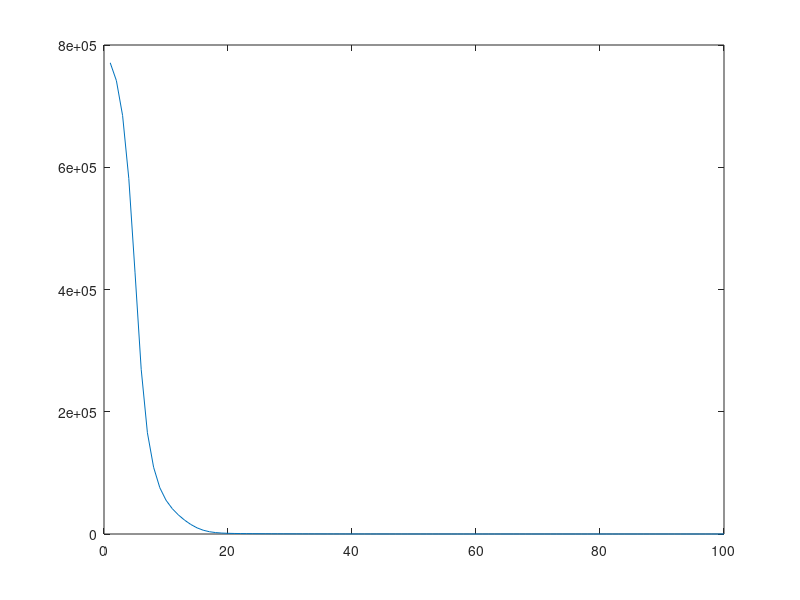

The MATLAB script that drew this image:
% generate some random U vectors
numOfTrueLatentFactors = 5;
numOfUsers = 10;
numOfItems = 20;

% we generate random values for trueU and trueM
trueU = 10*rand(numOfTrueLatentFactors, numOfUsers);
trueM = 10*rand(numOfTrueLatentFactors, numOfItems);

trainRatingsRatio = 0.1;
testRatingsRatio = 0.01;

trainTrueR = zeros(numOfUsers, numOfItems);
testTrueR = zeros(numOfUsers, numOfItems);

for i=1:numOfUsers
    for j=1:numOfItems
        generatedNumber = rand();
        if (generatedNumber < trainRatingsRatio)
            trainTrueR(i, j) = trueU(:, i)' * trueM(:, j);
        else
            if (generatedNumber < (trainRatingsRatio + testRatingsRatio))
                testTrueR(i, j) = trueU(:, i)' * trueM(:, j);
            end
        end
    end
end

for i=1:numOfUsers
    makeChange = 1;
    for j=1:numOfItems
        if (trainTrueR(i, j) > 0)
            makeChange = 0;
            break;
        end
    end
    if (makeChange == 1)
        selected = floor(rand()*numOfItems) + 1;
        %[selected, numOfItems]
        trainTrueR(i, selected) = trueU(:, i)' * trueM(:, selected);
    end
end

for j=1:numOfItems
    makeChange = 1;
    for i=1:numOfUsers
        if (trainTrueR(i, j) > 0)
            makeChange = 0;
            break;
        end
    end
    if (makeChange == 1)
        selected = floor(rand()*numOfUsers) + 1;
        %[selected, numOfUsers]
        trainTrueR(selected, j) = trueU(:, selected)' * trueM(:, j);
    end
end

% we define the number of iterations
numOfLatentFactors = 5;

% we initialize our solution by random
U = rand(numOfLatentFactors, numOfUsers);
M = rand(numOfLatentFactors, numOfItems);

% we make a new matrix where we put 1 if there is rating and 0 if there is
% no ranking
I = zeros(numOfUsers, numOfItems);
for i=1:numOfUsers
    for j=1:numOfItems
        if (trainTrueR(i, j) > 0)
            I(i, j) = 1;
        end
    end
end

numOfRatingsPerUser = zeros(numOfUsers, 1);
numOfRatingsPerItem = zeros(numOfItems, 1);

for i=1:numOfUsers
    numOfRatingsPerUser(i) = sum(I(i, :));
end

for j=1:numOfItems
    numOfRatingsPerItem(j) = sum(I(:, j));
end


% let's calculate RMSE
rmse = 0;
for i=1:numOfUsers
    sumUser = 0;
    for j=1:numOfItems
        if (I(i, j) == 1)
            prediction = U(:, i)' * M(:, j);
            sumUser = sumUser + (prediction - trainTrueR(i, j)) * (prediction - trainTrueR(i, j));
            rmse = rmse + (prediction - trainTrueR(i, j)) * (prediction - trainTrueR(i, j));
        end
    end
    %fprintf('SUM USER: %f\n', sumUser);
end
    
fprintf('%f\n', rmse);

rmse = 0;
for i=1:numOfUsers
    %predictionError = trainTrueR(i, :) - (U(:, i)' * M) * diag(I(i, :) * eye(numOfItems));
    %rmse = rmse + predictionError * predictionError';
    
    Ri = trainTrueR(i, :);
    Ui = U(:, i);
    dg = diag(I(i, :) * eye(numOfItems));
    rmse = rmse + (Ri - Ui'*M*dg)*(Ri - Ui'*M*dg)';
    %rmse = rmse + Ri*Ri' - Ri*dg*M'*Ui - Ui'*M*dg*Ri'+Ui'*M*dg*dg*M'*Ui;
end

fprintf('%f\n', rmse);

rmse = 0;
for j=1:numOfItems
    
    Rj = trainTrueR(:, j);
    Mj = M(:, j);
    dg = diag(I(:, j)'*eye(numOfUsers));
    %rmse = rmse + (Rj' - Mj'*U*dg)*(Rj' - Mj'*U*dg)';
    rmse = rmse + Rj'*Rj - Rj'*dg*U'*Mj-Mj'*U*dg*Rj+Mj'*U*dg*dg*U'*Mj;
end

fprintf('%f\n', rmse);

% U
% M

alpha = 0.001;
numOfIterations = 100;
lambda = 0.001;

rmsePlot = zeros(numOfIterations, 1);

for iteration=1:numOfIterations
    fprintf('Iteration %d\n', iteration);
    
    newU = zeros(numOfLatentFactors, numOfUsers);
    
    % for each user
    for i=1:numOfUsers
        Ri = trainTrueR(i, :);
        Ui = U(:, i);
        dg = diag(I(i, :) * eye(numOfItems));
        ni = sum(I(i, :));
        g = -M * dg * Ri' + (M * dg * dg * M' + ni * lambda * eye(numOfLatentFactors)) * Ui;
        newU(:, i) = U(:, i) - alpha * g;
    end
    
    newM = zeros(numOfLatentFactors, numOfItems);
    
    for j=1:numOfItems
        Rj = trainTrueR(:, j);
        Mj = M(:, j);
        dg = diag(I(:, j)'*eye(numOfUsers));
        nj = sum(I(:, j));
        g = -U * dg * Rj + (U * dg * dg * U' + nj * lambda * eye(numOfLatentFactors)) * Mj;
        newM(:, j) = M(:, j) - alpha * g;
    end
    
    U = newU;
    M = newM;
    
    % let's calculate RMSE
    rmse = 0;
    for i=1:numOfUsers
        for j=1:numOfItems
            if (I(i, j) == 1)
                prediction = U(:, i)' * M(:, j);
                rmse = rmse + (prediction - trainTrueR(i, j)) * (prediction - trainTrueR(i, j));
            end
        end
    end
    
    fprintf('%f\n', rmse);
    
    if (rmse < 0.000001)
        fprintf('The algorithm has converged in %d iterations.\n', iteration);
        break;
    end
    
    rmsePlot(iteration) = rmse;
    
end

figure;
plot(rmsePlot);
